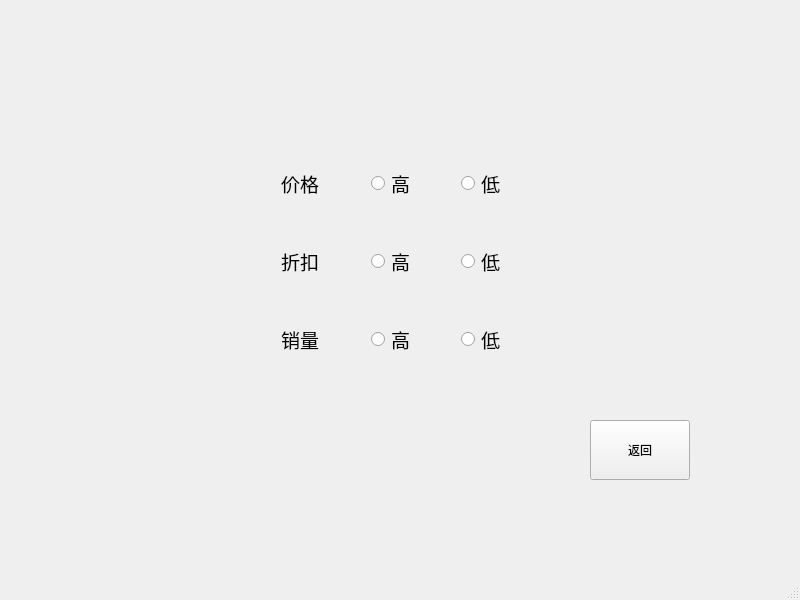
<?xml version="1.0" encoding="UTF-8"?>
<ui version="4.0">
 <class>Preference</class>
 <widget class="QMainWindow" name="Preference">
  <property name="geometry">
   <rect>
    <x>0</x>
    <y>0</y>
    <width>800</width>
    <height>600</height>
   </rect>
  </property>
  <property name="windowTitle">
   <string>MainWindow</string>
  </property>
  <widget class="QWidget" name="centralwidget">
   <widget class="QPushButton" name="BackButton">
    <property name="geometry">
     <rect>
      <x>590</x>
      <y>420</y>
      <width>100</width>
      <height>60</height>
     </rect>
    </property>
    <property name="minimumSize">
     <size>
      <width>100</width>
      <height>60</height>
     </size>
    </property>
    <property name="maximumSize">
     <size>
      <width>100</width>
      <height>60</height>
     </size>
    </property>
    <property name="text">
     <string>返回</string>
    </property>
   </widget>
   <widget class="QWidget" name="">
    <property name="geometry">
     <rect>
      <x>0</x>
      <y>141</y>
      <width>801</width>
      <height>241</height>
     </rect>
    </property>
    <layout class="QGridLayout" name="gridLayout">
     <property name="horizontalSpacing">
      <number>30</number>
     </property>
     <item row="0" column="1">
      <widget class="QLabel" name="label">
       <property name="minimumSize">
        <size>
         <width>60</width>
         <height>60</height>
        </size>
       </property>
       <property name="maximumSize">
        <size>
         <width>60</width>
         <height>16777215</height>
        </size>
       </property>
       <property name="font">
        <font>
         <family>等线</family>
         <pointsize>14</pointsize>
        </font>
       </property>
       <property name="layoutDirection">
        <enum>Qt::LeftToRight</enum>
       </property>
       <property name="frameShadow">
        <enum>QFrame::Plain</enum>
       </property>
       <property name="text">
        <string>价格</string>
       </property>
      </widget>
     </item>
     <item row="0" column="2">
      <widget class="QRadioButton" name="PriceHigh">
       <property name="minimumSize">
        <size>
         <width>60</width>
         <height>60</height>
        </size>
       </property>
       <property name="maximumSize">
        <size>
         <width>60</width>
         <height>16777215</height>
        </size>
       </property>
       <property name="font">
        <font>
         <family>等线</family>
         <pointsize>14</pointsize>
        </font>
       </property>
       <property name="layoutDirection">
        <enum>Qt::LeftToRight</enum>
       </property>
       <property name="text">
        <string>高</string>
       </property>
      </widget>
     </item>
     <item row="0" column="3">
      <widget class="QRadioButton" name="PriceLow">
       <property name="minimumSize">
        <size>
         <width>60</width>
         <height>60</height>
        </size>
       </property>
       <property name="maximumSize">
        <size>
         <width>60</width>
         <height>16777215</height>
        </size>
       </property>
       <property name="font">
        <font>
         <family>等线</family>
         <pointsize>14</pointsize>
        </font>
       </property>
       <property name="layoutDirection">
        <enum>Qt::LeftToRight</enum>
       </property>
       <property name="text">
        <string>低</string>
       </property>
      </widget>
     </item>
     <item row="1" column="0">
      <spacer name="horizontalSpacer">
       <property name="orientation">
        <enum>Qt::Horizontal</enum>
       </property>
       <property name="sizeHint" stdset="0">
        <size>
         <width>40</width>
         <height>20</height>
        </size>
       </property>
      </spacer>
     </item>
     <item row="1" column="1">
      <widget class="QLabel" name="label_2">
       <property name="minimumSize">
        <size>
         <width>60</width>
         <height>60</height>
        </size>
       </property>
       <property name="maximumSize">
        <size>
         <width>60</width>
         <height>16777215</height>
        </size>
       </property>
       <property name="font">
        <font>
         <family>等线</family>
         <pointsize>14</pointsize>
        </font>
       </property>
       <property name="layoutDirection">
        <enum>Qt::LeftToRight</enum>
       </property>
       <property name="frameShadow">
        <enum>QFrame::Plain</enum>
       </property>
       <property name="text">
        <string>折扣</string>
       </property>
      </widget>
     </item>
     <item row="1" column="2">
      <widget class="QRadioButton" name="DiscountHigh">
       <property name="minimumSize">
        <size>
         <width>60</width>
         <height>60</height>
        </size>
       </property>
       <property name="maximumSize">
        <size>
         <width>60</width>
         <height>16777215</height>
        </size>
       </property>
       <property name="font">
        <font>
         <family>等线</family>
         <pointsize>14</pointsize>
        </font>
       </property>
       <property name="layoutDirection">
        <enum>Qt::LeftToRight</enum>
       </property>
       <property name="text">
        <string>高</string>
       </property>
      </widget>
     </item>
     <item row="1" column="3">
      <widget class="QRadioButton" name="DiscountLow">
       <property name="minimumSize">
        <size>
         <width>60</width>
         <height>60</height>
        </size>
       </property>
       <property name="maximumSize">
        <size>
         <width>60</width>
         <height>16777215</height>
        </size>
       </property>
       <property name="font">
        <font>
         <family>等线</family>
         <pointsize>14</pointsize>
        </font>
       </property>
       <property name="layoutDirection">
        <enum>Qt::LeftToRight</enum>
       </property>
       <property name="text">
        <string>低</string>
       </property>
      </widget>
     </item>
     <item row="1" column="4">
      <spacer name="horizontalSpacer_2">
       <property name="orientation">
        <enum>Qt::Horizontal</enum>
       </property>
       <property name="sizeHint" stdset="0">
        <size>
         <width>40</width>
         <height>20</height>
        </size>
       </property>
      </spacer>
     </item>
     <item row="2" column="1">
      <widget class="QLabel" name="label_3">
       <property name="minimumSize">
        <size>
         <width>60</width>
         <height>60</height>
        </size>
       </property>
       <property name="maximumSize">
        <size>
         <width>60</width>
         <height>16777215</height>
        </size>
       </property>
       <property name="font">
        <font>
         <family>等线</family>
         <pointsize>14</pointsize>
        </font>
       </property>
       <property name="layoutDirection">
        <enum>Qt::LeftToRight</enum>
       </property>
       <property name="frameShadow">
        <enum>QFrame::Plain</enum>
       </property>
       <property name="text">
        <string>销量</string>
       </property>
      </widget>
     </item>
     <item row="2" column="2">
      <widget class="QRadioButton" name="SalesHigh">
       <property name="minimumSize">
        <size>
         <width>60</width>
         <height>60</height>
        </size>
       </property>
       <property name="maximumSize">
        <size>
         <width>60</width>
         <height>16777215</height>
        </size>
       </property>
       <property name="font">
        <font>
         <family>等线</family>
         <pointsize>14</pointsize>
        </font>
       </property>
       <property name="layoutDirection">
        <enum>Qt::LeftToRight</enum>
       </property>
       <property name="text">
        <string>高</string>
       </property>
      </widget>
     </item>
     <item row="2" column="3">
      <widget class="QRadioButton" name="SalesLow">
       <property name="minimumSize">
        <size>
         <width>60</width>
         <height>60</height>
        </size>
       </property>
       <property name="maximumSize">
        <size>
         <width>60</width>
         <height>16777215</height>
        </size>
       </property>
       <property name="font">
        <font>
         <family>等线</family>
         <pointsize>14</pointsize>
        </font>
       </property>
       <property name="layoutDirection">
        <enum>Qt::LeftToRight</enum>
       </property>
       <property name="text">
        <string>低</string>
       </property>
      </widget>
     </item>
    </layout>
   </widget>
  </widget>
  <widget class="QMenuBar" name="menubar">
   <property name="geometry">
    <rect>
     <x>0</x>
     <y>0</y>
     <width>800</width>
     <height>26</height>
    </rect>
   </property>
  </widget>
  <widget class="QStatusBar" name="statusbar"/>
 </widget>
 <resources/>
 <connections/>
</ui>
